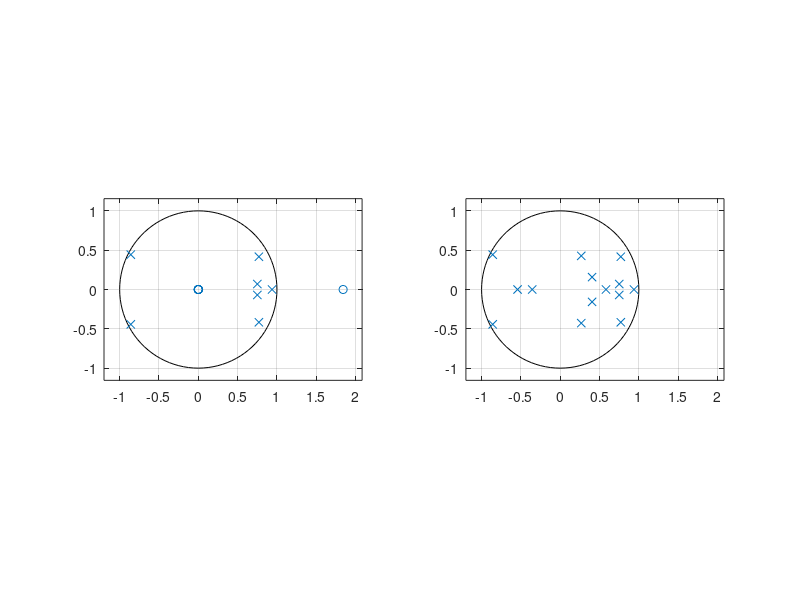

The MATLAB script that drew this image:
%% INIT
Kp = 34.0683;
Ke = -4.2046;
sampling_time = 1/50; %0.02,50Hz ; for A/D, D/A
sampling_time_scope = 0.020; %sampling time for scopes
%%
load('identified_sys_model');

%% Agregated system

%LQR
R=500;
[K,S,E] = dlqr(A,B,(C'*C),R);
% LQE
% Current estimator design
qe = 100;
QE = eye(size(A))*qe;
RE = 1; %1
G = eye(size(A));
[M,P,Z,EE] = dlqe(A,G,C,QE,RE);

% Externanl reference input
N = inv([A-eye(size(A)), B; C,0])*[zeros(size(A,1),1);1];
Nx = N(1:end-1,:);
Nu = N(end,:);
Nbar = Nu+K*Nx;

%% LQR
C_lqr = ss(A-B*K,B*Nbar,C,0,0.02);
bode(C_lqr);

[NC_lqr,DC_lqr] = tfdata(C_lqr,'v');
subplot(1,2,1)
zplane(NC_lqr,DC_lqr)
ax = axis;
subplot(1,2,2)
zplane([],E)
axis(ax)

%% LQE
subplot(1,2,1)
zplane([],eig(A-M*C*A))
subplot(1,2,2)
zplane([],EE)

%% LQG
C2_lqg = ss([A -B*K; M*C*A A-M*C*A-(B-M*C*B)*K-M*C*B*K], ...
[B; M*C*B+(B-M*C*B)]*Nbar,[C zeros(size(C))],0,0.02);
bode(C_lqr,C2_lqg)
legend('C (LQR)','C (LQG, m2)')
%%
[NC2_lqg,DC2_lqg] = tfdata(C2_lqg,'v');
subplot(1,2,1)
zplane(NC2_lqg,DC2_lqg)
ax = axis;
subplot(1,2,2)
zplane([],[E; EE])
axis(ax)
